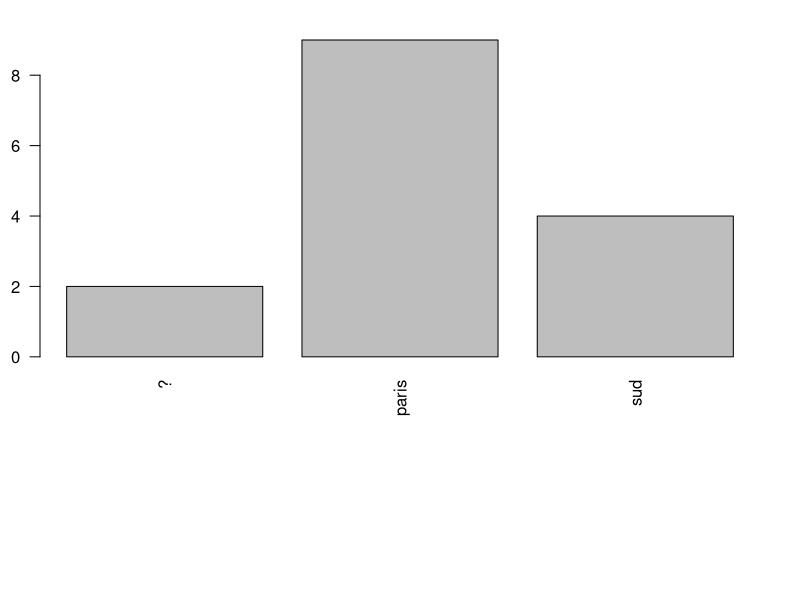
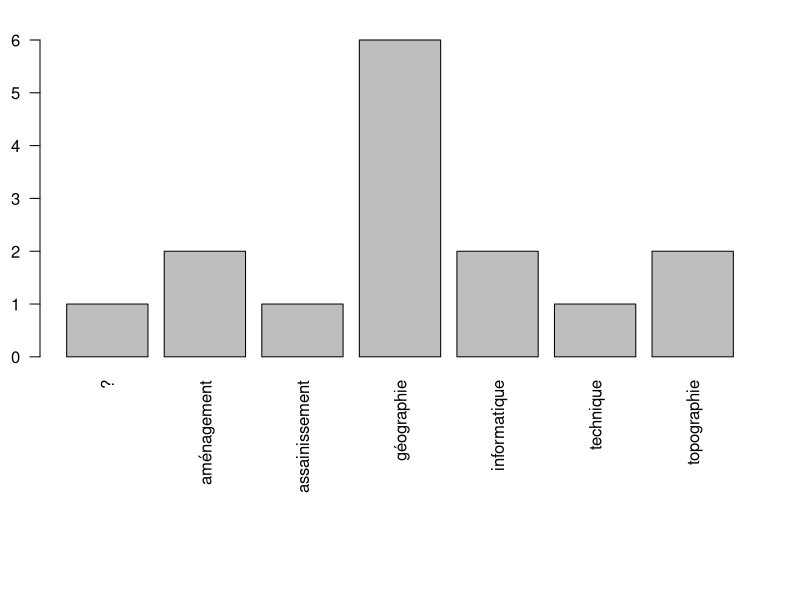
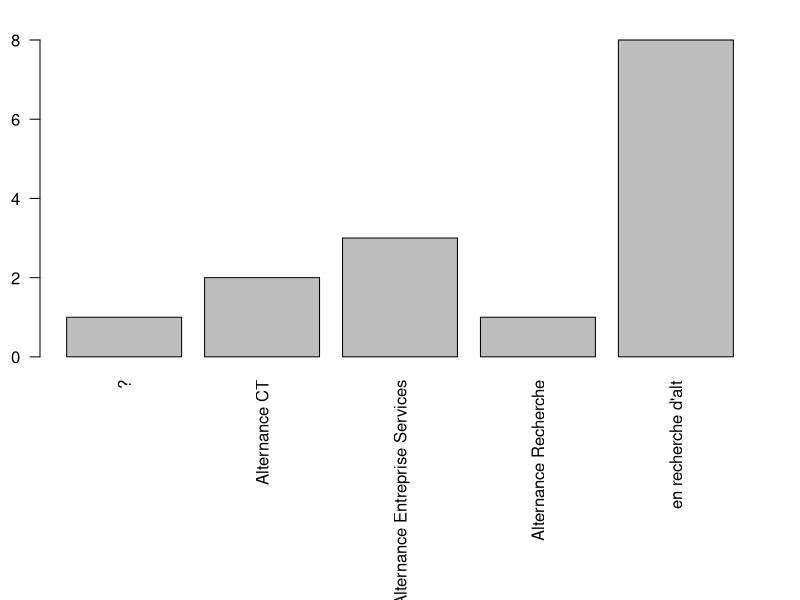
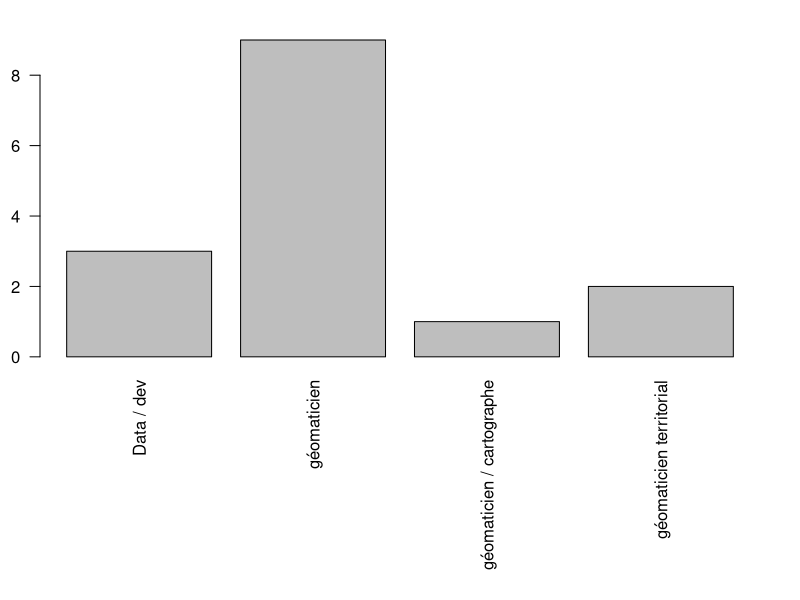

Reproduce these figures in R, in order.
## ---- chunk 1
#| echo: true 
# stats temps / séquence
temps <- read.csv("data/tps.csv")
sum(temps$tps, na.rm=TRUE)
## ---- chunk 2
data <- read.csv("data/etudiant.csv")
table(data$passé.lieu)
par(mar = c(12,2,2,2))
barplot(table(data$passé.lieu), las = 2)
barplot(table(data$passé.thème), las = 2)
barplot(table(data$présent), las = 2)
barplot(table(data$futur), las = 2)
